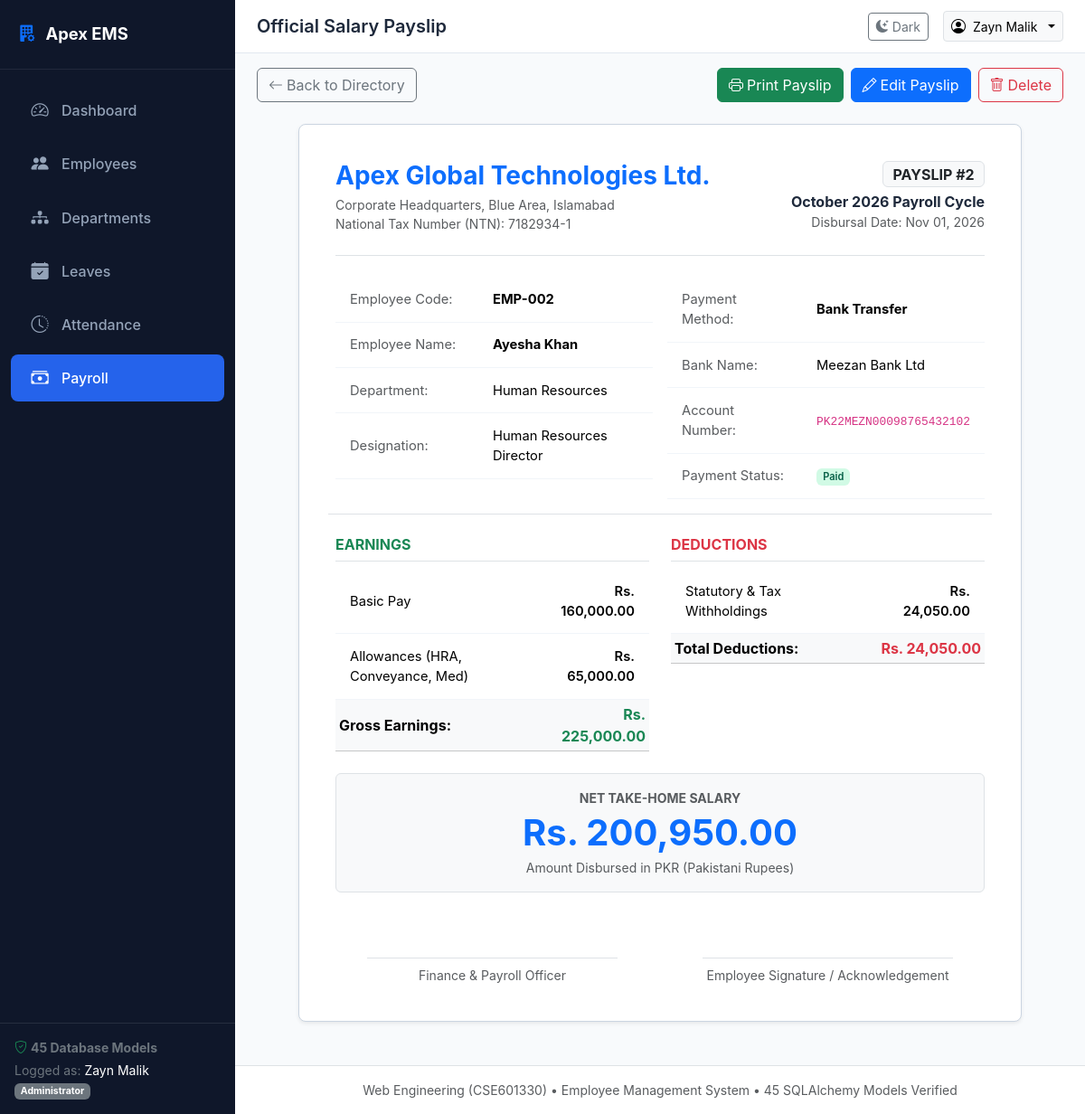
Screenshot of /payroll/2 (signed in) with the database file from the repository.
### models/payroll.py (models this page shows, shortened)
class PayrollRecord(db.Model):
    __tablename__ = 'payroll_records'
    id = db.Column(db.Integer, primary_key=True)
    employee_id = db.Column(db.Integer, db.ForeignKey('employees.id'), nullable=False)
    payroll_period_id = db.Column(db.Integer, db.ForeignKey('payroll_periods.id'), nullable=False)
    basic_salary = db.Column(db.Numeric(10, 2), nullable=False, default=0.00)
    total_allowances = db.Column(db.Numeric(10, 2), default=0.00)
    gross_salary = db.Column(db.Numeric(10, 2), nullable=False, default=0.00)
    total_deductions = db.Column(db.Numeric(10, 2), default=0.00)
    net_salary = db.Column(db.Numeric(10, 2), nullable=False, default=0.00)
    payment_status = db.Column(db.String(30), default='Unpaid')  # Unpaid, Paid, Pending
    payment_date = db.Column(db.Date, nullable=True)
    payment_method = db.Column(db.String(50), default='Bank Transfer')  # Bank Transfer, Cheque, Cash
    employee = db.relationship('Employee', back_populates='payroll_records')
    period = db.relationship('PayrollPeriod', back_populates='payroll_records')
    items = db.relationship('PayrollItemDetail', back_populates='payroll_record', cascade='all, delete-orphan', lazy=True)
    bonuses = db.relationship('EmployeeBonus', back_populates='payroll_record', lazy=True)

class PayrollPeriod(db.Model):
    __tablename__ = 'payroll_periods'
    id = db.Column(db.Integer, primary_key=True)
    period_name = db.Column(db.String(60), nullable=False)
    period_month = db.Column(db.Integer, nullable=False)
    period_year = db.Column(db.Integer, nullable=False)
    start_date = db.Column(db.Date, nullable=False)
    end_date = db.Column(db.Date, nullable=False)
    status = db.Column(db.String(30), default='Draft')  # Draft, Processing, Completed, Closed
    processed_date = db.Column(db.DateTime, nullable=True)
    payroll_records = db.relationship('PayrollRecord', back_populates='period', cascade='all, delete-orphan', lazy=True)

### models/employee.py (models this page shows, shortened)
class Employee(db.Model):
    __tablename__ = 'employees'
    id = db.Column(db.Integer, primary_key=True)
    employee_code = db.Column(db.String(20), unique=True, nullable=False)
    first_name = db.Column(db.String(60), nullable=False)
    last_name = db.Column(db.String(60), nullable=False)
    email = db.Column(db.String(120), unique=True, nullable=False)
    phone = db.Column(db.String(30), nullable=False)
    date_of_birth = db.Column(db.Date, nullable=False)
    gender = db.Column(db.String(20), nullable=False)  # Male, Female, Other
    hire_date = db.Column(db.Date, nullable=False, default=date.today)
    department_id = db.Column(db.Integer, db.ForeignKey('departments.id'), nullable=True)
    designation_id = db.Column(db.Integer, db.ForeignKey('designations.id'), nullable=True)
    employment_type = db.Column(db.String(30), default='Full-Time')  # Full-Time, Part-Time, Contract, Intern
    status = db.Column(db.String(30), default='Active')  # Active, On Leave, Terminated, Resigned
    created_at = db.Column(db.DateTime, default=datetime.utcnow)
    department = db.relationship('Department', foreign_keys=[department_id], back_populates='employees')
    designation = db.relationship('Designation', back_populates='employees')
    profile = db.relationship('EmployeeProfile', uselist=False, back_populates='employee', cascade='all, delete-orphan')
    emergency_contacts = db.relationship('EmployeeEmergencyContact', back_populates='employee', cascade='all, delete-orphan', lazy=True)
    education = db.relationship('EmployeeEducation', back_populates='employee', cascade='all, delete-orphan', lazy=True)
    experience = db.relationship('EmployeeExperience', back_populates='employee', cascade='all, delete-orphan', lazy=True)
    documents = db.relationship('EmployeeDocument', back_populates='employee', cascade='all, delete-orphan', lazy=True)
    bank_details = db.relationship('EmployeeBankDetail', back_populates='employee', cascade='all, delete-orphan', lazy=True)
    skills = db.relationship('EmployeeSkill', back_populates='employee', cascade='all, delete-orphan', lazy=True)
    notes = db.relationship('EmployeeNote', back_populates='employee', cascade='all, delete-orphan', lazy=True)
    assets = db.relationship('EmployeeAssetAssignment', back_populates='employee', cascade='all, delete-orphan', lazy=True)
    leave_requests = db.relationship('LeaveRequest', back_populates='employee', cascade='all, delete-orphan', lazy=True)
    leave_balances = db.relationship('LeaveBalance', back_populates='employee', cascade='all, delete-orphan', lazy=True)
    attendance_records = db.relationship('AttendanceRecord', back_populates='employee', cascade='all, delete-orphan', lazy=True)
    payroll_records = db.relationship('PayrollRecord', back_populates='employee', cascade='all, delete-orphan', lazy=True)
    salary_assignment = db.relationship('EmployeeSalaryAssignment', uselist=False, back_populates='employee', cascade='all, delete-orphan')
    user = db.relationship('User', uselist=False, back_populates='employee')
    @property
    def full_name(self):
        return f"{self.first_name} {self.last_name}"

class EmployeeBankDetail(db.Model):
    __tablename__ = 'employee_bank_details'
    id = db.Column(db.Integer, primary_key=True)
    employee_id = db.Column(db.Integer, db.ForeignKey('employees.id'), nullable=False)
    bank_name = db.Column(db.String(100), nullable=False)
    branch_name = db.Column(db.String(100), nullable=False)
    account_number = db.Column(db.String(50), nullable=False)
    account_holder_name = db.Column(db.String(100), nullable=False)
    swift_ifsc_code = db.Column(db.String(30), nullable=True)
    is_primary = db.Column(db.Boolean, default=True)
    employee = db.relationship('Employee', back_populates='bank_details')

### models/department.py (models this page shows, shortened)
class Department(db.Model):
    __tablename__ = 'departments'
    id = db.Column(db.Integer, primary_key=True)
    code = db.Column(db.String(20), unique=True, nullable=False)
    name = db.Column(db.String(100), nullable=False)
    description = db.Column(db.Text, nullable=True)
    manager_id = db.Column(db.Integer, db.ForeignKey('employees.id', use_alter=True, name='fk_department_manager'), nullable=True)
    location_id = db.Column(db.Integer, db.ForeignKey('department_locations.id'), nullable=True)
    budget = db.Column(db.Numeric(12, 2), default=0.00)
    is_active = db.Column(db.Boolean, default=True)
    created_at = db.Column(db.DateTime, default=datetime.utcnow)
    location = db.relationship('DepartmentLocation', back_populates='departments')
    employees = db.relationship('Employee', foreign_keys='Employee.department_id', back_populates='department', lazy=True)
    manager = db.relationship('Employee', foreign_keys=[manager_id], post_update=True)
    budgets = db.relationship('DepartmentBudget', back_populates='department', cascade='all, delete-orphan', lazy=True)
    policies = db.relationship('DepartmentPolicy', back_populates='department', cascade='all, delete-orphan', lazy=True)
    projects = db.relationship('DepartmentProject', back_populates='department', cascade='all, delete-orphan', lazy=True)
    designations = db.relationship('Designation', back_populates='department', cascade='all, delete-orphan', lazy=True)

class Designation(db.Model):
    __tablename__ = 'designations'
    id = db.Column(db.Integer, primary_key=True)
    department_id = db.Column(db.Integer, db.ForeignKey('departments.id'), nullable=False)
    title = db.Column(db.String(100), nullable=False)
    job_code = db.Column(db.String(50), unique=True, nullable=False)
    min_salary = db.Column(db.Numeric(10, 2), default=0.00)
    max_salary = db.Column(db.Numeric(10, 2), default=0.00)
    description = db.Column(db.Text, nullable=True)
    is_active = db.Column(db.Boolean, default=True)
    department = db.relationship('Department', back_populates='designations')
    employees = db.relationship('Employee', back_populates='designation', lazy=True)

### routes/payroll_routes.py (the view)
@payroll_bp.route('/<int:id>', methods=['GET'])
@login_required
def detail(id):
    record = PayrollRecord.query.get_or_404(id)
    return render_template('payroll/detail.html', record=record)

### templates/payroll/detail.html (shortened to what this page needs)
{% extends "base.html" %}
{% block page_title %}Official Salary Payslip{% endblock %}
{% block content %}
<div class="d-flex justify-content-between align-items-center mb-4 no-print">
    <div class="d-flex align-items-center gap-2">
        <a href="{{ url_for('payroll.list_payroll') }}" class="btn btn-outline-secondary">
            <i class="bi bi-arrow-left me-1"></i>Back to Directory
        </a>
    </div>
    <div class="d-flex gap-2">
        <button onclick="window.print()" class="btn btn-success">
            <i class="bi bi-printer me-1"></i>Print Payslip
        </button>
        <a href="{{ url_for('payroll.edit', id=record.id) }}" class="btn btn-primary">
            <i class="bi bi-pencil me-1"></i>Edit Payslip
        </a>
        <form method="POST" action="{{ url_for('payroll.delete', id=record.id) }}" style="display:inline;">
            <button type="submit" class="btn btn-outline-danger" data-confirm-delete data-item-name="Payslip #{{ record.id }}">
                <i class="bi bi-trash me-1"></i>Delete
            </button>
        </form>
    </div>
</div>
<div class="payslip-container shadow-sm mb-5">
    <div class="d-flex justify-content-between align-items-start border-bottom pb-4 mb-4">
        <div>
            <h3 class="fw-bold text-primary mb-1">Apex Global Technologies Ltd.</h3>
            <p class="text-muted small mb-0">Corporate Headquarters, Blue Area, Islamabad</p>
            <p class="text-muted small mb-0">National Tax Number (NTN): 7182934-1</p>
        </div>
        <div class="text-end">
            <span class="badge bg-light text-dark border fs-6 mb-1">PAYSLIP #{{ record.id }}</span>
            <div class="fw-bold">{{ record.period.period_name if record.period else 'Monthly Cycle' }}</div>
            <div class="small text-muted">Disbursal Date: {{ record.payment_date.strftime('%b %d, %Y') if record.payment_date else 'Pending' }}</div>
        </div>
    </div>
    <div class="row g-3 mb-4 pb-3 border-bottom">
        <div class="col-md-6">
            <table class="table table-sm table-borderless mb-0">
                <tr>
                    <td class="text-muted" style="width: 45%;">Employee Code:</td>
                    <td class="fw-bold">{{ record.employee.employee_code if record.employee else '—' }}</td>
                </tr>
                <tr>
                    <td class="text-muted">Employee Name:</td>
                    <td class="fw-bold">{{ record.employee.full_name if record.employee else '—' }}</td>
                </tr>
                <tr>
                    <td class="text-muted">Department:</td>
                    <td>{{ record.employee.department.name if record.employee and record.employee.department else '—' }}</td>
                </tr>
                <tr>
                    <td class="text-muted">Designation:</td>
                    <td>{{ record.employee.designation.title if record.employee and record.employee.designation else '—' }}</td>
                </tr>
            </table>
        </div>
        <div class="col-md-6">
            <table class="table table-sm table-borderless mb-0">
                <tr>
                    <td class="text-muted" style="width: 45%;">Payment Method:</td>
                    <td class="fw-bold">{{ record.payment_method }}</td>
                </tr>
                <tr>
                    <td class="text-muted">Bank Name:</td>
                    <td>{{ record.employee.bank_details[0].bank_name if record.employee and record.employee.bank_details else 'Direct Deposit' }}</td>
                </tr>
                <tr>
                    <td class="text-muted">Account Number:</td>
                    <td><code>{{ record.employee.bank_details[0].account_number if record.employee and record.employee.bank_details else '—' }}</code></td>
                </tr>
                <tr>
                    <td class="text-muted">Payment Status:</td>
                    <td>
                        <span class="badge {% if record.payment_status == 'Paid' %}badge-paid{% elif record.payment_status == 'Unpaid' %}badge-rejected{% else %}badge-pending{% endif %}">
                            {{ record.payment_status }}
                        </span>
                    </td>
                </tr>
            </table>
        </div>
    </div>
    <div class="row g-4 mb-4">
        <div class="col-md-6">
            <h6 class="fw-bold text-success text-uppercase border-bottom pb-2">Earnings</h6>
            <table class="table table-sm mb-0">
                <tbody>
                    <tr>
                        <td>Basic Pay</td>
                        <td class="text-end fw-semibold">Rs. {{ "{:,.2f}".format(record.basic_salary) }}</td>
                    </tr>
                    <tr>
                        <td>Allowances (HRA, Conveyance, Med)</td>
                        <td class="text-end fw-semibold">Rs. {{ "{:,.2f}".format(record.total_allowances) }}</td>
                    </tr>
                </tbody>
                <tfoot>
                    <tr class="fw-bold table-light">
                        <td>Gross Earnings:</td>
                        <td class="text-end text-success">Rs. {{ "{:,.2f}".format(record.gross_salary) }}</td>
                    </tr>
                </tfoot>
            </table>
        </div>
        <div class="col-md-6">
            <h6 class="fw-bold text-danger text-uppercase border-bottom pb-2">Deductions</h6>
            <table class="table table-sm mb-0">
                <tbody>
                    <tr>
                        <td>Statutory & Tax Withholdings</td>
                        <td class="text-end fw-semibold">Rs. {{ "{:,.2f}".format(record.total_deductions) }}</td>
                    </tr>
                </tbody>
                <tfoot>
                    <tr class="fw-bold table-light">
                        <td>Total Deductions:</td>
                        <td class="text-end text-danger">Rs. {{ "{:,.2f}".format(record.total_deductions) }}</td>
                    </tr>
                </tfoot>
            </table>
        </div>
    </div>
    <div class="p-3 bg-light rounded border text-center mb-4">
        <div class="text-muted small text-uppercase fw-bold">Net Take-Home Salary</div>
        <div class="display-6 fw-bold text-primary my-1">
            Rs. {{ "{:,.2f}".format(record.net_salary) }}
        </div>
        <div class="small text-muted">Amount Disbursed in PKR (Pakistani Rupees)</div>
    </div>
    <div class="row pt-5 mt-4 text-center">
        <div class="col-6">
            <div class="border-top pt-2 text-muted small" style="width: 80%; margin: 0 auto;">
                Finance & Payroll Officer
            </div>
        </div>
        <div class="col-6">
            <div class="border-top pt-2 text-muted small" style="width: 80%; margin: 0 auto;">
                Employee Signature / Acknowledgement
            </div>
        </div>
    </div>
</div>
{% endblock %}

### static/css/style.css (style rules this page uses)
:root { --primary-color: #2563eb; --primary-hover: #1d4ed8; --secondary-color: #475569; --success-color: #10b981; --danger-color: #ef4444; --warning-color: #f59e0b; --info-color: #06b6d4; --bg-light: #f8fafc; --sidebar-bg: #0f172a; --sidebar-hover: #1e293b; --sidebar-text: #94a3b8; --sidebar-active-text: #ffffff; --card-shadow: 0 4px 6px -1px rgba(0, 0, 0, 0.05), 0 2px 4px -2px rgba(0, 0, 0, 0.05); }
body { font-family: -apple-system, BlinkMacSystemFont, "Segoe UI", Roboto, "Helvetica Neue", Arial, sans-serif; background-color: var(--bg-light); color: #1e293b; min-height: 100vh; }
.table tbody td { padding: 0.85rem 1rem; vertical-align: middle; border-bottom: 1px solid #f1f5f9; font-size: 0.92rem; }
.badge-paid { background-color: #d1fae5; color: #065f46; font-weight: 600; }
.payslip-container { background-color: #ffffff; border: 1px solid #cbd5e1; border-radius: 0.5rem; padding: 2.5rem; max-width: 800px; margin: 0 auto; }

### rows the page displays
PayrollRecord: id "2", payment_date "Nov 01, 2026", payment_method "Bank Transfer", payment_status "Paid", basic_salary "160,000.00", total_allowances "65,000.00", gross_salary "225,000.00", total_deductions "24,050.00", net_salary "200,950.00"
PayrollPeriod: period "October 2026 Payroll Cycle"
Employee: employee "EMP-002", employee "Ayesha Khan"
Department: employee.department "Human Resources"
Designation: employee.designation "Human Resources Director"
EmployeeBankDetail: employee "Meezan Bank Ltd", employee "PK22MEZN00098765432102"

### other values shown
{{ current_user_name }} "Zayn Malik"
{{ current_role }} "Administrator"
